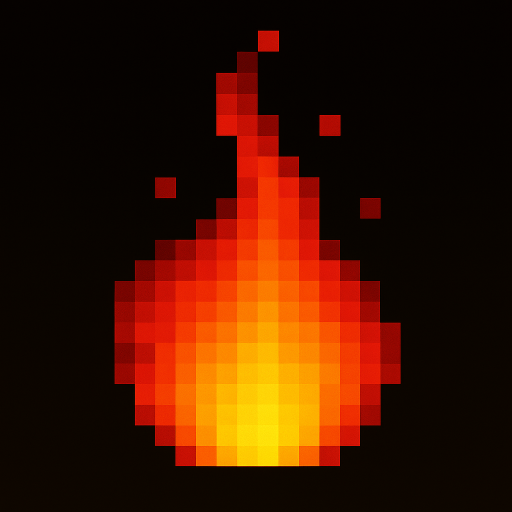
#> input picture Others/IoT-Robotics/LED_Matrix_Generator/images/test.png, 1024 x 1024 px (shown at 1/2 size)
$ python img_to_13x8_u32.py ../images/test.png   (older library calls are emulated)
#> lines starting #> are read from the running program, lines starting #| are printed output that depends on the picture
#===--img_to_13x8_u32.py--------------------------------------------------===//
# Part of the Startup-Demos Project, under the MIT License
# See https://github.com/qualcomm/Startup-Demos/blob/main/LICENSE.txt
# for license information.
# Copyright (c) Qualcomm Technologies, Inc. and/or its subsidiaries.
# SPDX-License-Identifier: MIT License
#===----------------------------------------------------------------------===//
#!/usr/bin/env python3
"""
img_to_13x8_u32.py

Converts an input image to a 13×8 monochrome bitmap and packs it into
4 uint32 values (128 bits total, 104 bits used).

Packing scheme (MSB-first, row-major):
- Pixels are linearized: k = row*13 + col (row: 0-7, col: 0-12)
- word_index = k // 32
- bit_position = 31 - (k % 32)  # MSB-first within each 32-bit word
- MSB (bit 31) of W[0] corresponds to pixel at row=0, col=0
- Last 24 bits of W[3] remain 0 (only 104 bits used)
"""

import sys
import argparse
import numpy as np
from PIL import Image

try:
    import cv2
    HAS_CV2 = True
except ImportError:
    HAS_CV2 = False

try:
    from skimage import filters, morphology, feature
    from scipy import ndimage
    HAS_SKIMAGE = True
except ImportError:
    HAS_SKIMAGE = False


def crop_top_bottom_to_aspect(img, target_w=13, target_h=8):
    """
    Crop image to target aspect ratio by removing top/bottom only.

    Args:
        img: PIL Image object
        target_w: target width ratio (13)
        target_h: target height ratio (8)

    Returns:
        Cropped PIL Image
    """
    width, height = img.size
    target_aspect = target_h / target_w  # 8/13
    desired_height = round(width * target_aspect)

    if height > desired_height:
        # Need to crop vertically
        crop_amount = height - desired_height
        top_crop = crop_amount // 2
        bottom_crop = crop_amount - top_crop

        # Crop box: (left, top, right, bottom)
        box = (0, top_crop, width, height - bottom_crop)
        return img.crop(box)
    else:
        # Height is less or equal to desired - just return as-is
        # Will be stretched slightly during resize
        return img


def image_to_13x8_bits(img, threshold=128, invert=False, rotate=0, mirror=False, flip=False):
    """
    Convert PIL image to 13×8 binary bitmap.

    Args:
        img: PIL Image object
        threshold: grayscale threshold (0-255)
        invert: if True, invert the binary output
        rotate: rotation angle (0, 90, 180, 270)
        mirror: if True, mirror horizontally (left-right)
        flip: if True, flip vertically (top-bottom)

    Returns:
        2D list: bits[row][col] where row in 0-7, col in 0-12
    """
    # Handle RGBA by compositing on white background
    if img.mode == 'RGBA':
        background = Image.new('RGB', img.size, (255, 255, 255))
        background.paste(img, mask=img.split()[3])  # Use alpha channel as mask
        img = background

    # Convert to grayscale
    img = img.convert('L')

    # Crop to aspect ratio
    img = crop_top_bottom_to_aspect(img, 13, 8)

    # Resize to 13×8
    try:
        # Try newer PIL API
        resample = Image.Resampling.LANCZOS
    except AttributeError:
        # Fall back to older API
        resample = Image.LANCZOS

    img = img.resize((13, 8), resample=resample)

    # Apply rotation if specified
    if rotate == 90:
        img = img.rotate(-90, expand=True)
    elif rotate == 180:
        img = img.rotate(180)
    elif rotate == 270:
        img = img.rotate(90, expand=True)

    # Apply mirror/flip
    if mirror:
        img = img.transpose(Image.FLIP_LEFT_RIGHT)
    if flip:
        img = img.transpose(Image.FLIP_TOP_BOTTOM)

    # Ensure size is still 13×8 after transformations
    if img.size != (13, 8):
        img = img.resize((13, 8), resample=resample)

    # Convert to binary bitmap
    pixels = list(img.getdata())
    bits = []

    for row in range(8):
        row_bits = []
        for col in range(13):
            pixel_val = pixels[row * 13 + col]
            if invert:
                is_on = pixel_val < threshold
            else:
                is_on = pixel_val >= threshold
            row_bits.append(1 if is_on else 0)
        bits.append(row_bits)

    return bits


def pack_bits_to_u32(bits):
    """
    Pack 13×8 bitmap into 4 uint32 values.

    Packing scheme:
    - Linearize pixels in row-major order: k = row*13 + col
    - word_index = k // 32
    - bit_position = 31 - (k % 32)  # MSB-first
    - W[0] bit 31 = pixel at (row=0, col=0)
    - Only 104 bits used; last 24 bits of W[3] remain 0

    Args:
        bits: 2D list bits[8][13]

    Returns:
        List of 4 uint32 values
    """
    words = [0, 0, 0, 0]

    for row in range(8):
        for col in range(13):
            k = row * 13 + col
            word_index = k // 32
            bit_position = 31 - (k % 32)

            if bits[row][col]:
                words[word_index] |= (1 << bit_position)

    # Ensure values are within uint32 range
    words = [w & 0xFFFFFFFF for w in words]

    return words


def bits_to_ascii(bits):
    """
    Convert bitmap to ASCII preview.

    Args:
        bits: 2D list bits[8][13]

    Returns:
        String with ASCII art representation
    """
    lines = []
    for row in bits:
        line = ''.join('#' if bit else '.' for bit in row)
        lines.append(line)
    return '\n'.join(lines)


# [41 lines left out: functions generate_test_pattern, run_self_test, not called in this run]


def pil_to_numpy(img):
    """Convert PIL image to numpy array."""
    return np.array(img)


def numpy_to_pil(arr):
    """Convert numpy array to PIL image."""
    return Image.fromarray(arr.astype(np.uint8))


# [504 lines left out: functions generate_edge_pulse_animation, generate_morph_animation, generate_contour_wave_animation, generate_zoom_animation, generate_wave_distort_animation, generate_saliency_animation and 4 more, not called in this run]


def main():
    parser = argparse.ArgumentParser(
        description='Convert image to 13×8 monochrome bitmap packed into 4 uint32 values'
    )
    parser.add_argument('input', nargs='?', help='Input image file (png, jpg, etc)')
    parser.add_argument('--threshold', type=int, default=128,
                        help='Grayscale threshold (0-255, default: 128)')
    parser.add_argument('--invert', action='store_true',
                        help='Invert binary output (dark becomes ON)')
    parser.add_argument('--rotate', type=int, choices=[0, 90, 180, 270], default=0,
                        help='Rotate image (degrees, default: 0)')
    parser.add_argument('--mirror', action='store_true',
                        help='Mirror horizontally (left-right)')
    parser.add_argument('--flip', action='store_true',
                        help='Flip vertically (top-bottom)')
    parser.add_argument('--c-array', action='store_true',
                        help='Output C/Arduino array format')
    parser.add_argument('--output', '-o', type=str,
                        help='Output header file (default: frames.h for animations, single frame for static)')
    parser.add_argument('--frame-name', type=str, default='frame',
                        help='Name for the frame array in header file (default: frame)')
    parser.add_argument('--self-test', action='store_true',
                        help='Run self-test with known pattern')
    parser.add_argument('--animate', type=str,
                        choices=['rotate', 'threshold', 'flip', 'edge-pulse', 'morph',
                                'contour-wave', 'zoom', 'wave-distort', 'saliency'],
                        help='Generate animation frames (AI modes: edge-pulse, morph, contour-wave, zoom, wave-distort, saliency)')
    parser.add_argument('--frames', type=int, default=8,
                        help='Number of animation frames (default: 8)')

    args = parser.parse_args()

    # Handle self-test mode
    if args.self_test:
        success = run_self_test()
        return 0 if success else 1

    # Require input file if not in self-test mode
    if not args.input:
        parser.error("input file is required (or use --self-test)")

    try:
        # Load image
        img = Image.open(args.input)
#> img is the input picture: PIL image 1024x1024 RGB; mean R, G, B 63.8, 21.5, 0.5

        # Handle animation mode
        if args.animate:
            return generate_animation(img, args)

        # Convert to bitmap
        bits = image_to_13x8_bits(
            img,
            threshold=args.threshold,
            invert=args.invert,
            rotate=args.rotate,
            mirror=args.mirror,
            flip=args.flip
        )
#> in image_to_13x8_bits, `img = img.convert('L')`:
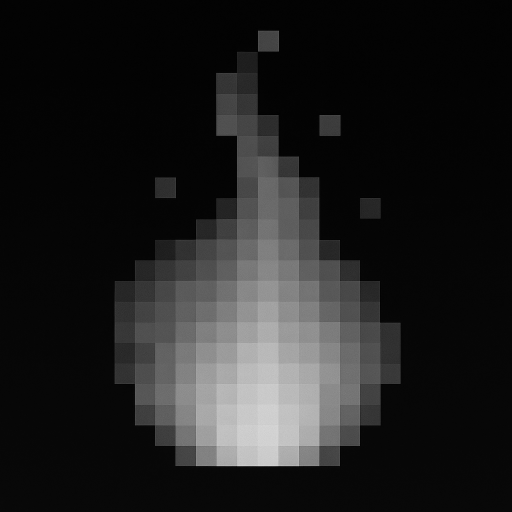
#> img: PIL image 1024x1024 L (shown at 1/2 size); min 0, max 227, mean 31.8
#> in crop_top_bottom_to_aspect, `return img.crop(box)`:
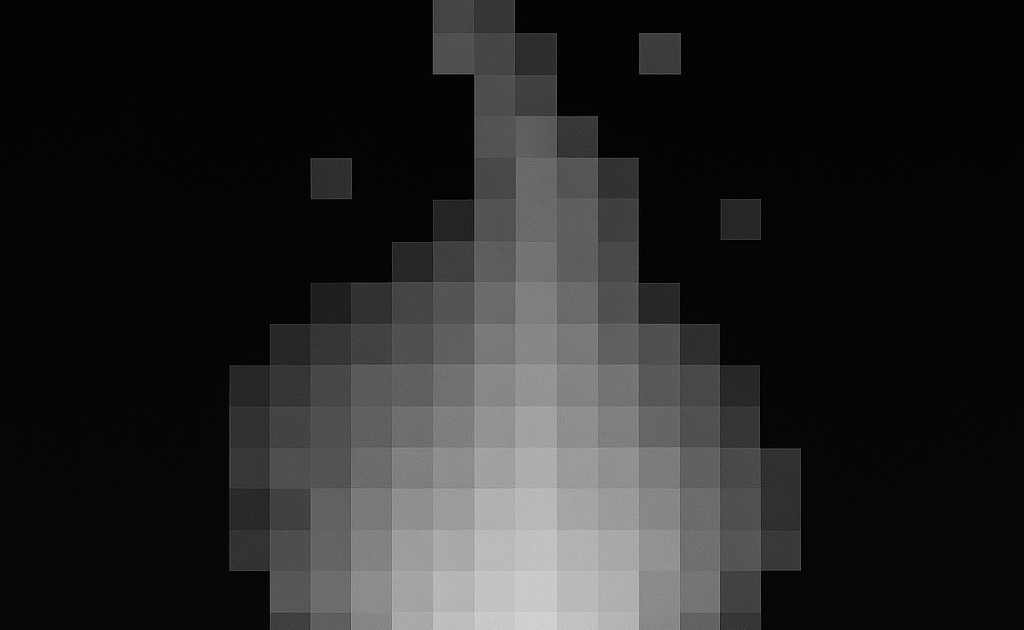
#> returned value: PIL image 1024x630 L; min 0, max 219, mean 39
#> in image_to_13x8_bits, `pixels = list(img.getdata())`: pixels = 104 values, max 197 at index 97, min 0 at index 4, mean 39.08
#> after the loop in image_to_13x8_bits, `for row in range(8):`: bits = 8 items
#> bits = 8 items

        # Pack into uint32 values
        words = pack_bits_to_u32(bits)
#> words = [0, 32, 25173504, 4026531840]

        # Output results
        print("Words: " + " ".join(f"0x{w:08X}" for w in words))
#> (printed output is left out)
        print("Python: [" + ", ".join(f"0x{w:08x}" for w in words) + "]")
#> (printed output is left out)

        if args.c_array:
            c_array = "const uint32_t frame[4] = { " + ", ".join(f"0x{w:08X}" for w in words) + " };"
            print("C-Array: " + c_array)

        print("\nPreview:")
        print(bits_to_ascii(bits))
#> the loop in bits_to_ascii, `for row in bits:` made 8 passes
#> row on passes 1 to 8: [0, 0, 0, 0, 0, 0, 0, 0, 0, 0, 0, 0, 0], [0, 0, 0, 0, 0, 0, 0, 0, 0, 0, 0, 0, 0], [0, 0, 0, 0, 0, 0, 0, 0, 0, 0, 0, 0, 0], [0, 0, 0, 0, 0, 0, 0, 0, 0, 0, 0, 0, 0], [0, 0, 0, 0, 0, 0, 1, 0, 0, 0, 0, 0, 0], [0, 0, 0, 0, 0, 0, 1, 1, 0, 0, 0, 0, 0], [0, 0, 0, 0, 0, 1, 1, 1, 1, 0, 0, 0, 0], [0, 0, 0, 0, 0, 1, 1, 1, 1, 0, 0, 0, 0]
#> after the loop in bits_to_ascii, `for row in bits:`: lines = ['.............', '.............', '.............', '.............', '......#......', '......##.....', '.....####....', '.....####....']

        # Write to output file if specified
        if args.output:
            write_header_file(args.output, [(words, bits)], [args.frame_name], single_frame=True)
            print(f"\nHeader file written to: {args.output}")

        return 0

    except FileNotFoundError:
        print(f"Error: File '{args.input}' not found", file=sys.stderr)
        return 1
    except Exception as e:
        print(f"Error: {e}", file=sys.stderr)
        return 2


if __name__ == '__main__':
    sys.exit(main())
#> (the program exits here)
